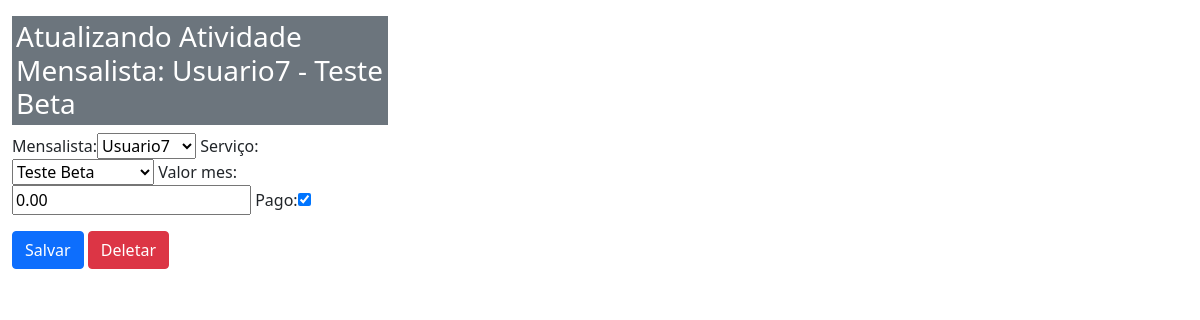
/sistema/atividade_mes_update/3/, run on the app's committed database.
### core/models.py (models this page shows, shortened)
class AtividadeMes(models.Model):
    mensalista = models.ForeignKey(Mensalista, on_delete=models.PROTECT)
    finalidade = models.ForeignKey(Finalidade, on_delete=models.PROTECT, verbose_name='serviço')
    valor_mes = models.DecimalField(max_digits=6, decimal_places=2)
    pago = models.BooleanField(default=False)

class Mensalista(models.Model):
    usuario = models.ForeignKey(Pessoa, on_delete=models.PROTECT)
    inicio = models.DateTimeField(auto_now=False)
    termino = models.DateTimeField(auto_now=True, null=True, blank=True)
    def __str__(self):
        return str(self.usuario)# + ' - ' + str(self.inicio)

class Pessoa(models.Model):
    nome = models.CharField(max_length=100)
    telefone = models.CharField(max_length=20)
    email = models.EmailField()
    profissao = models.CharField(max_length=100)
    area_atuacao = models.CharField(max_length=100)
    def __str__(self):
        return self.nome

class Finalidade(models.Model):
    nome = models.CharField(max_length=20)
    def __str__(self):
        return self.nome

### core/views.py (the view)
# urls.py: path('atividade_mes_update/<int:id>/', atividade_mes_update,
def atividade_mes_update(request, id):
    data = {}
    atividade_mes = AtividadeMes.objects.get(id=id)
    form = AtividadeMesForm(request.POST or None, instance=atividade_mes)
    data['atividade_mes'] = atividade_mes
    data['forms'] = form
    if request.method == 'POST':
        if form.is_valid():
            form.save()
            return redirect('core_lista_atividades_mes')
    else:
        return render(request, 'core/update_atividade_mes.html', data)

### core/forms.py
class AtividadeMesForm(ModelForm):
    class Meta:
        model = AtividadeMes
        fields = '__all__'
        labels = {
            'finalidade': 'Serviço',
        }

### core/templates/core/update_atividade_mes.html (shortened to what this page needs)
{%  extends 'base.html' %}
{% load bootstrap %}
{% block main %}
<div class="row">
        <div class="col-4">
            <h3 class="p-1 mb-2 bg-secondary text-white">Atualizando Atividade Mensalista:
                {{ atividade_mes.mensalista }} - {{ atividade_mes.finalidade }}</h3>
            <form action="{% url 'core_atividade_mes_update' atividade_mes.id %}" method="POST">
                {{ forms|bootstrap }}
                <button type="submit" class="btn btn-primary">Salvar</button>
                <a href="{% url 'core_atividade_mes_delete' atividade_mes.id %}" class="btn btn-danger">Deletar</a>
            </form>
        </div>
    </div>
{% endblock %}

### data on the page
AtividadeMes: mensalista "Usuario7", finalidade "Teste Beta", valor_mes "0.00", pago "☑"
